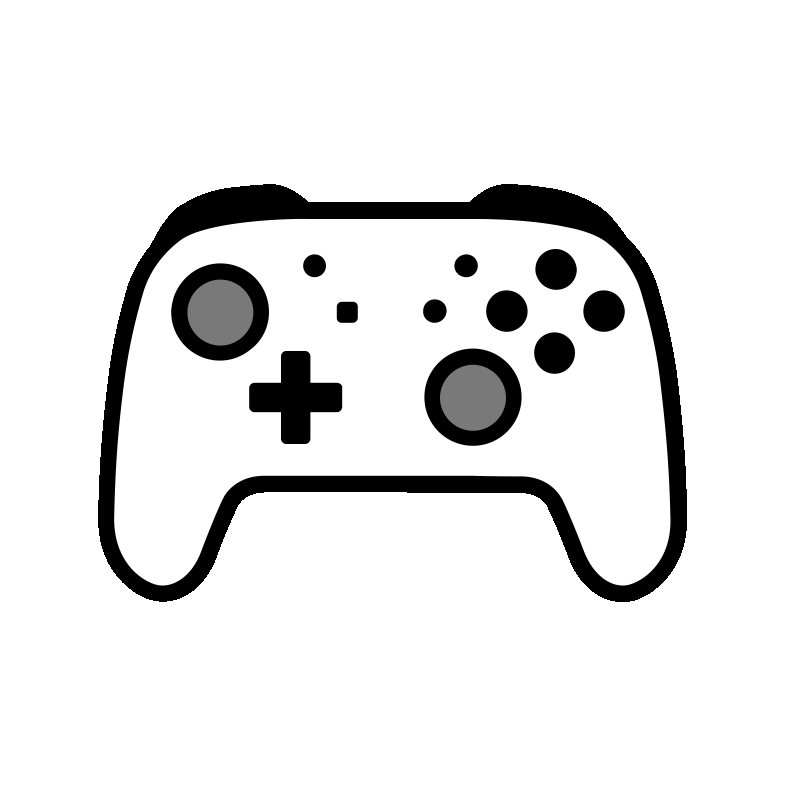
#> input picture src/assets/controller_bg.png, 786 x 786 px
$ python prepare-controller-bg.py
#> lines starting #> are read from the running program, lines starting #| are printed output that depends on the picture; after the words box and inside, x2 and y2 are one past the last pixel; in counts of white or black regions, pixels touching at a corner belong together
"""Build the dark mapping-window controller art from the supplied source PNG.

The source drawing is a white controller on a transparent canvas.  A direct
threshold conversion leaves white anti-aliased pixels around the shell, which
show up as broken bright lines on the dark UI.  Re-colour the source by tone
and composite it onto the same neutral canvas used by the mapping board.
"""

from pathlib import Path

import cv2
import numpy as np


ROOT = Path(__file__).resolve().parents[1]
source = cv2.imread(str(ROOT / "src/assets/controller_bg.png"), cv2.IMREAD_UNCHANGED)
#> source is the input picture: shape (786, 786, 4); mean B, G, R, A 230.8, 230.8, 230.8, 75.8
if source is None or source.shape[-1] != 4:
    raise RuntimeError("controller_bg.png must be an RGBA PNG")

background = np.array([41, 41, 37], dtype=np.float32)  # BGR #252929
shell = np.array([16, 20, 19], dtype=np.float32)       # BGR #131413
body = np.array([57, 58, 53], dtype=np.float32)        # BGR #353a39
stick = np.array([141, 141, 141], dtype=np.float32)

rgb = source[:, :, :3].astype(np.float32)
alpha = source[:, :, 3:4].astype(np.float32) / 255.0
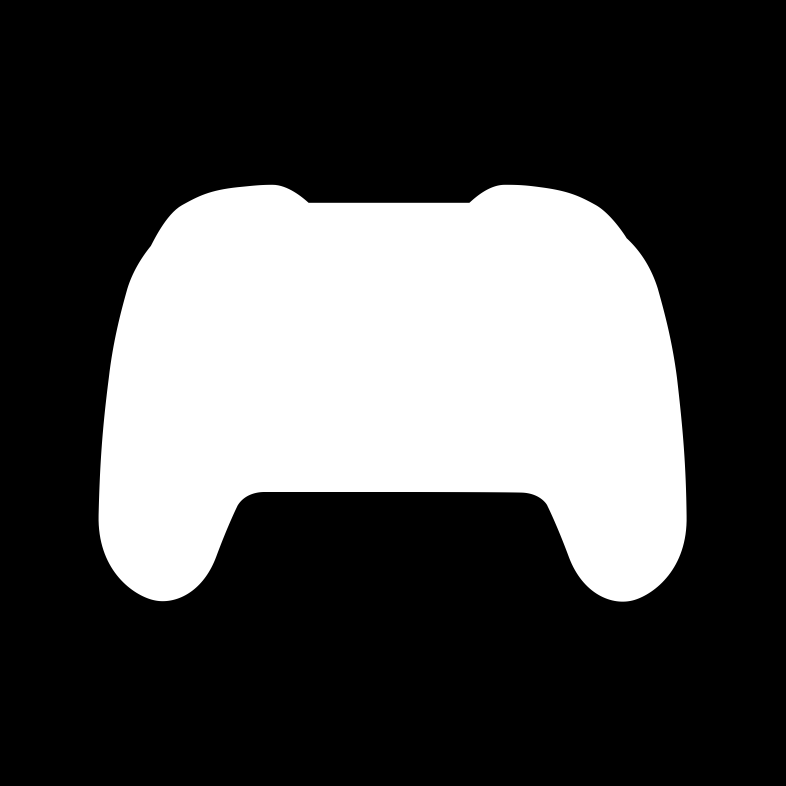
#> alpha: shape (786, 786, 1) float32; min 0, max 1, mean 0.297
tone = rgb.mean(axis=2)

# The two stick caps are intentionally lighter than the shell.  Their source
# fill is a stable mid-grey, so preserve that visual cue after recolouring.
stick_mask = np.all(source[:, :, :3] == 121, axis=2) & (alpha[:, :, 0] > 0.98)
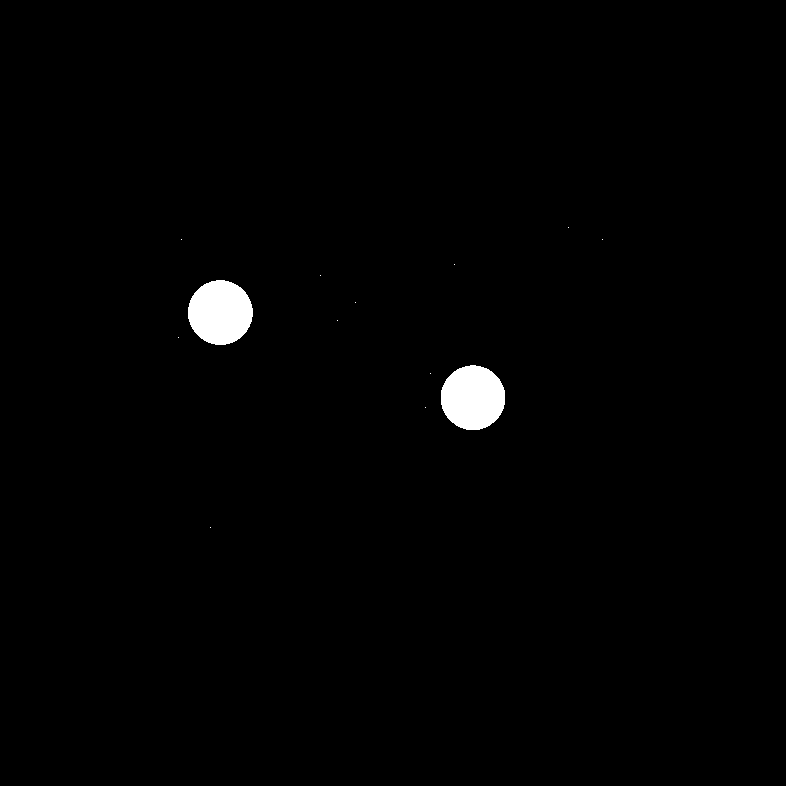
#> stick_mask: shape (786, 786) bool; 1.1% white; 13 white regions (11 under 20 px), largest, box (x1, y1, x2, y2) and area: (188, 280, 253, 345) 3289, (441, 365, 505, 430) 3282

# The source's anti-aliased white-on-black edge contains a handful of bright
# pixels.  A two-tone mask removes those isolated highlights; the browser adds
# its own smooth edge when this image is scaled in the dialog.
mapped = np.where((tone >= 128.0)[:, :, None], body, shell)
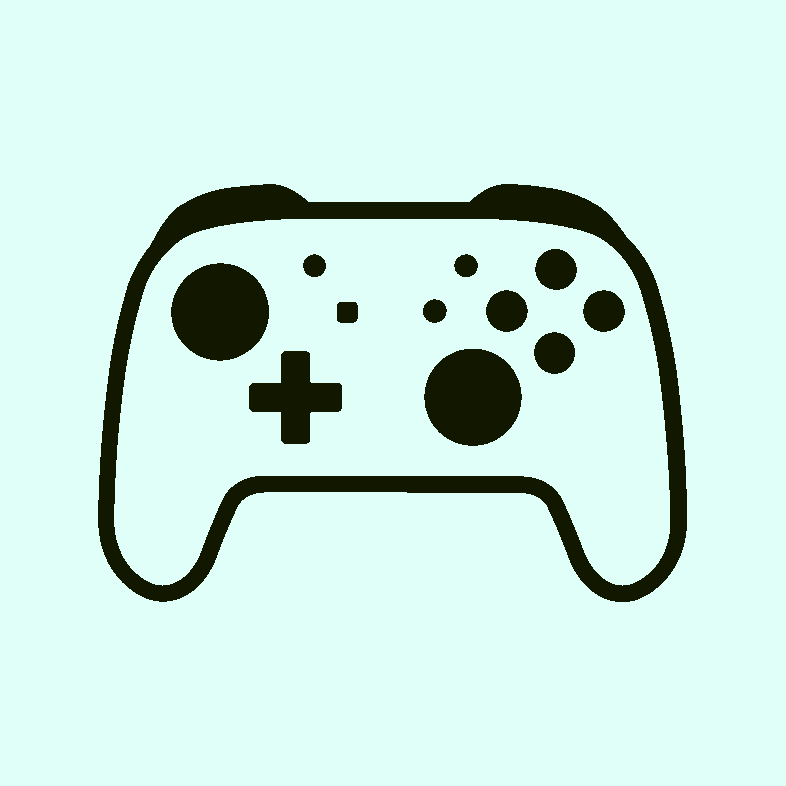
#> mapped: shape (786, 786, 3) float32; mean of channels 0, 1, 2 52.5, 54.2, 49.2; drawn with min black and max white
mapped[stick_mask] = stick
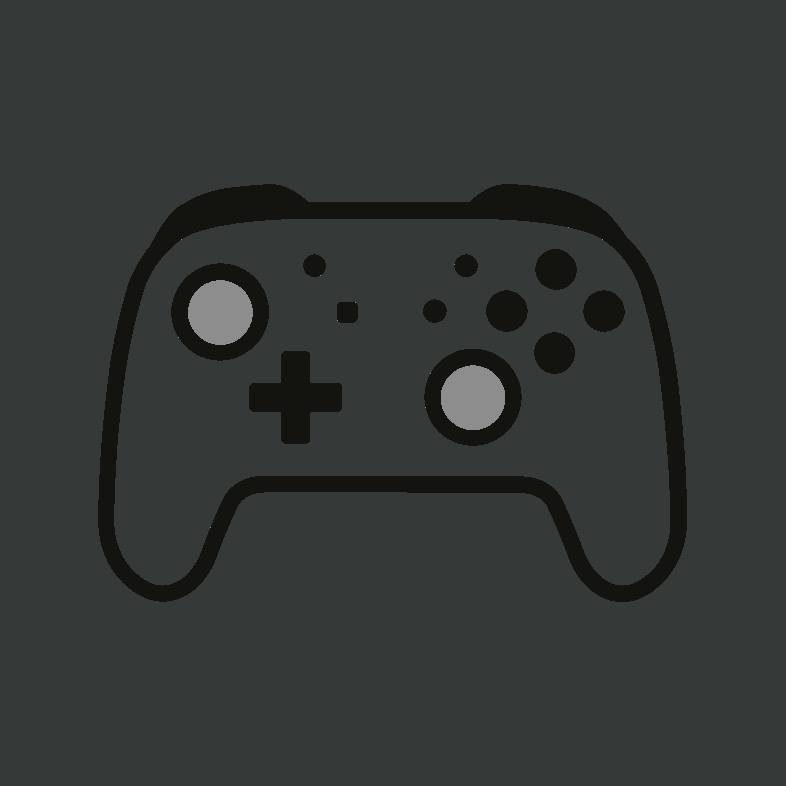
#> mapped: shape (786, 786, 3) float32; 1.07% of pixels changed, all inside (x1, y1, x2, y2) = (178, 227, 603, 528); drawn as B, G, R

canvas = np.broadcast_to(background, source[:, :, :3].shape).copy()
canvas = canvas * (1.0 - alpha) + mapped * alpha
output = np.dstack([np.clip(canvas, 0, 255).astype(np.uint8), np.full(source.shape[:2], 255, np.uint8)])
cv2.imwrite(str(ROOT / "src/assets/controller_bg_dark.png"), output)
